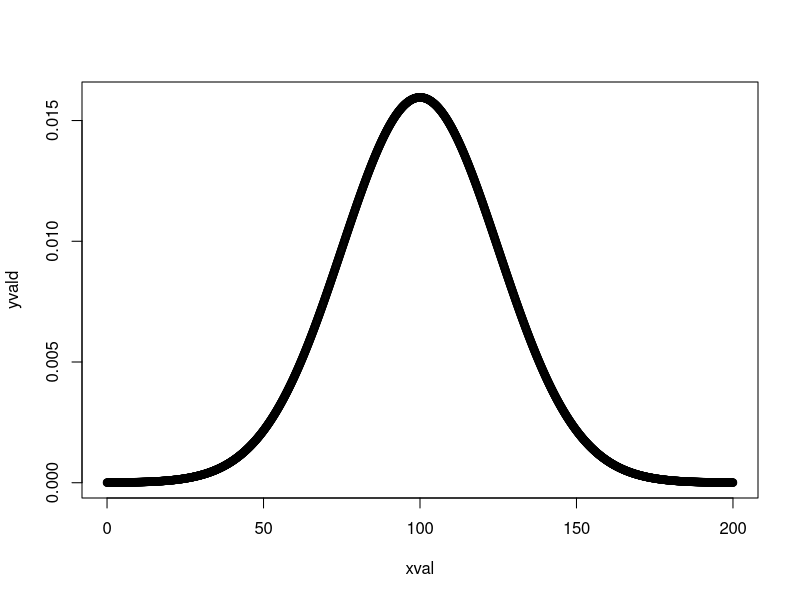
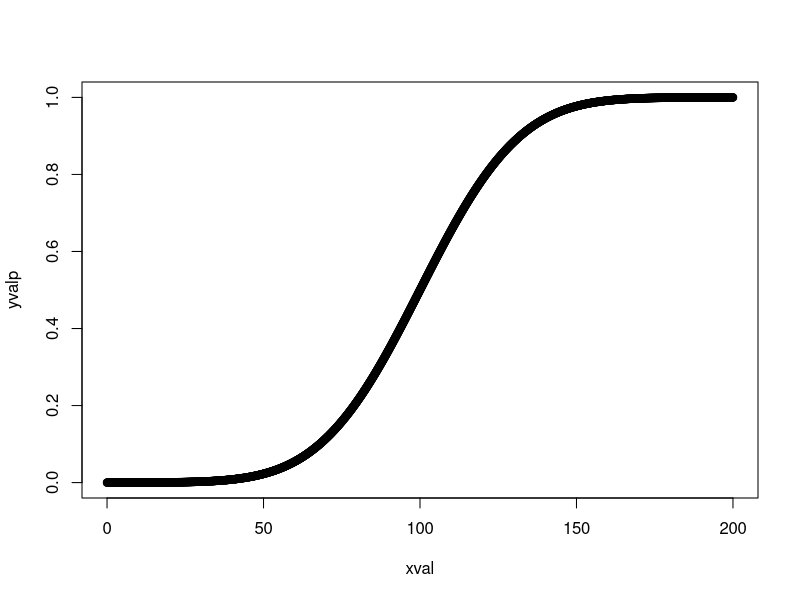
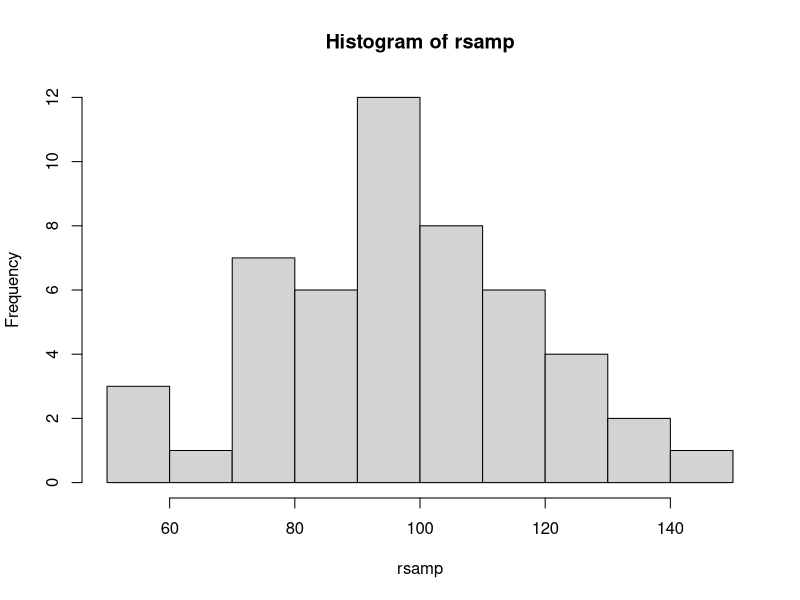
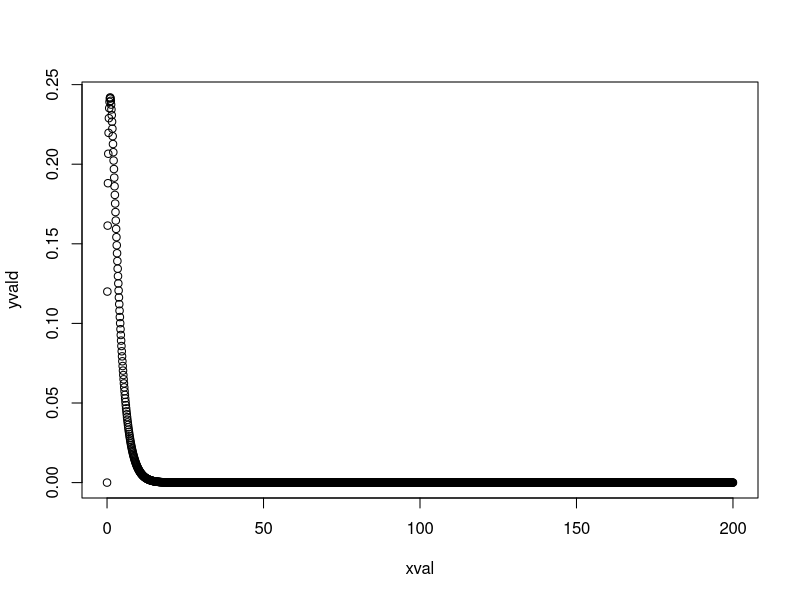
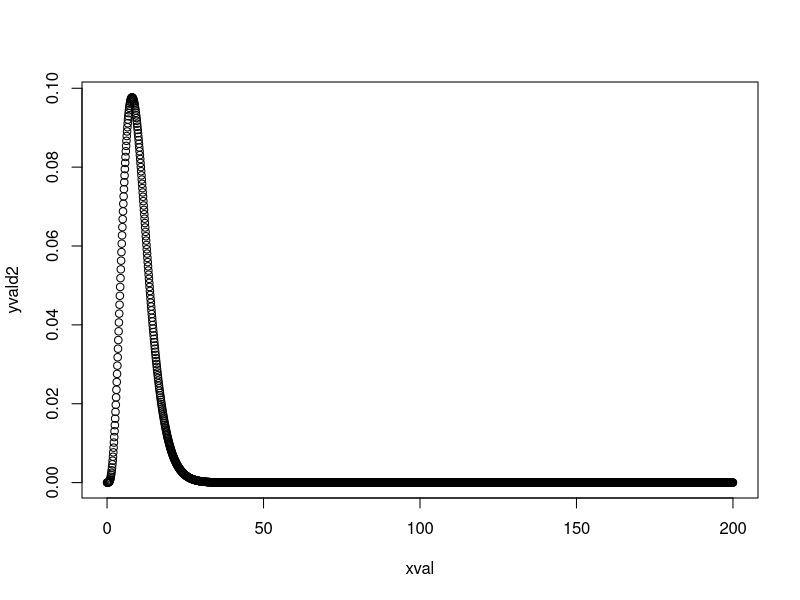
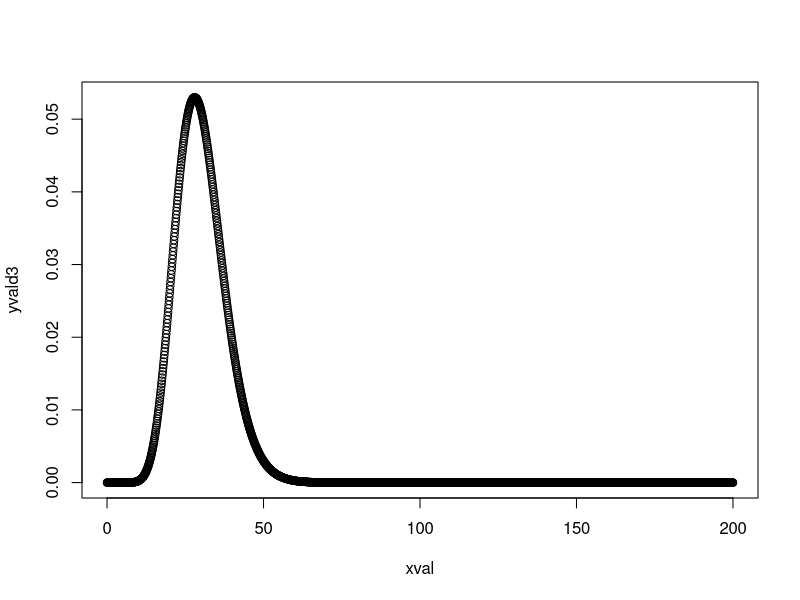
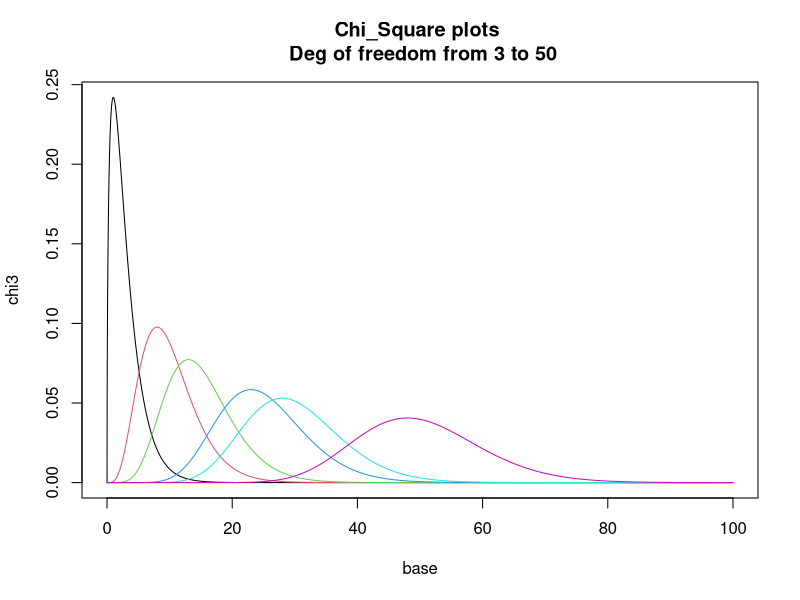
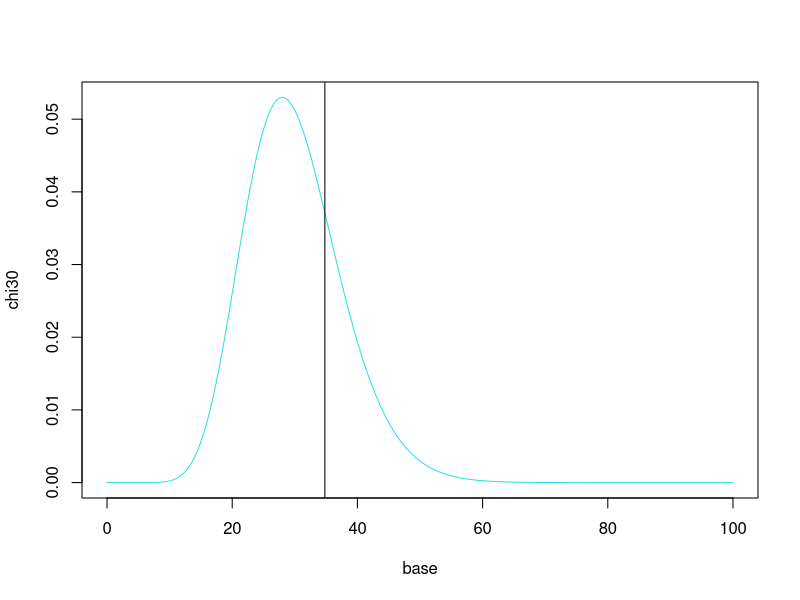

Write R code to recreate these figures, in order.
## ---- chunk 1
knitr::opts_chunk$set(echo = TRUE)
## ---- chunk 2
xval=seq(from=0,to=200,by=0.1)
## ---- chunk 3
yvald=dnorm(xval,mean=100,sd=25)
## ---- chunk 4
plot(xval,yvald)
## ---- chunk 5
yvalp=pnorm(xval,mean=100,sd=25)
## ---- chunk 6
plot(xval,yvalp)
## ---- chunk 7
pnorm(103,mean=100,sd=25)
## ---- chunk 8
probs=c(.25,.5,.75,.8)
qnorm(probs,mean=100,sd=25)
## ---- chunk 9
rsamp= rnorm(n=50,mean=100,sd=25)
hist(rsamp)
## ---- chunk 10
yvald=dchisq(xval,df=3) # 3 Deg of freedom
## ---- chunk 11
plot(xval,yvald)
## ---- chunk 12
yvald2=dchisq(xval,df=10) # 10 Deg of freedom
## ---- chunk 13
plot(xval,yvald2)
## ---- chunk 14
yvald3=dchisq(xval,df=30) # 30 Deg of freedom
## ---- chunk 15
plot(xval,yvald3)
## ---- chunk 16
base=seq(from=0,to=100,by=.02)
chi3=dchisq(base,df=3)
chi10=dchisq(base,df=10)
chi15=dchisq(base,df=15)
chi25=dchisq(base,df=25)
chi30=dchisq(base,df=30)
chi50=dchisq(base,df=50)
plot(base,chi3,type="l")
title(main="Chi_Square plots \n Deg of freedom from 3 to 50")
lines(base,chi10,type="l",col=2)
lines(base,chi15,type="l",col=3)
lines(base,chi25,type="l",col=4)
lines(base,chi30,type="l",col=5)
lines(base,chi50,type="l",col=6)

## ---- chunk 17
plot(base,chi30,type="l",col=5)
abline(v=qchisq(p=.75,df=30))
print(qchisq(p=.75,df=30))
## ---- chunk 18
plot(base,chi30,type="l",col=5)
abline(v=40)
print(pchisq(q=40,df=30))
## ---- chunk 19
par(mfrow=c(1,2))
x=0:100
p.5=dbinom(x,size=100,prob=.5)
plot(x,p.5,type="l",main="dbinom \n p=.5")
z.5=pbinom(x,size=100,prob=.5)
plot(x,z.5,type="l",main="pbinom \n p=.5")
par(mfrow=c(1,1))
## ---- chunk 20
par(mfrow=c(1,2))
x=0:100
p.2=dbinom(x,size=100,prob=.2)
plot(x,p.2,type="l",main="dbinom \n p=.2")
z.2=pbinom(x,size=100,prob=.2)
plot(x,z.2,type="l",main="pbinom \n p=.2")
par(mfrow=c(1,1))
## ---- chunk 21
par(mfrow=c(1,2))
x=0:100
p.8=dbinom(x,size=100,prob=.8)
plot(x,p.8,type="l",main="dbinom \n p=.8")
z.8=pbinom(x,size=100,prob=.8)
plot(x,z.8,type="l",main="pbinom \n p=.8")
par(mfrow=c(1,1))
## ---- chunk 22
x=0:100
p.5=dbinom(x,size=100,prob=.5)
data.5=x*p.5
mean.5=sum(data.5)
mean.5
## ---- chunk 23
x=0:100
p.2=dbinom(x,size=100,prob=.2)
data=x*p.2
mean.2=sum(data)
mean.2
## ---- chunk 24
x=0:100
p.8=dbinom(x,size=100,prob=.8)
data.8=x*p.8
mean.8=sum(data.8)
mean.8
## ---- chunk 25
x=0:100
p.5=dbinom(x,size=100,prob=.5)
data.5=x*p.5
mean.5=sum(data.5)
#now center x by subtracting mean from each element
cx.5=x-mean.5
#and now sum the squared centered x's times their probabilities
var.5=sum(cx.5^2*p.5)
sd.5=sqrt(var.5)
var.5
sd.5
## ---- chunk 26
x=0:100
p.2=dbinom(x,size=100,prob=.2)
data.2=x*p.2
mean.2=sum(data.2)
#now center x by subtracting mean from each element
cx.2=x-mean.2
#and now sum the squared centered x's times their probabilities
var.2=sum(cx.2^2*p.2)
sd.2=sqrt(var.2)
var.2
sd.2
## ---- chunk 27
x=0:100
p.8=dbinom(x,size=100,prob=.8)
data.8=x*p.8
mean.8=sum(data.8)
#now center x by subtracting mean from each element
cx.8=x-mean.8
#and now sum the squared centered x's times their probabilities
var.8=sum(cx.8^2*p.8)
sd.8=sqrt(var.8)
var.8
sd.8
